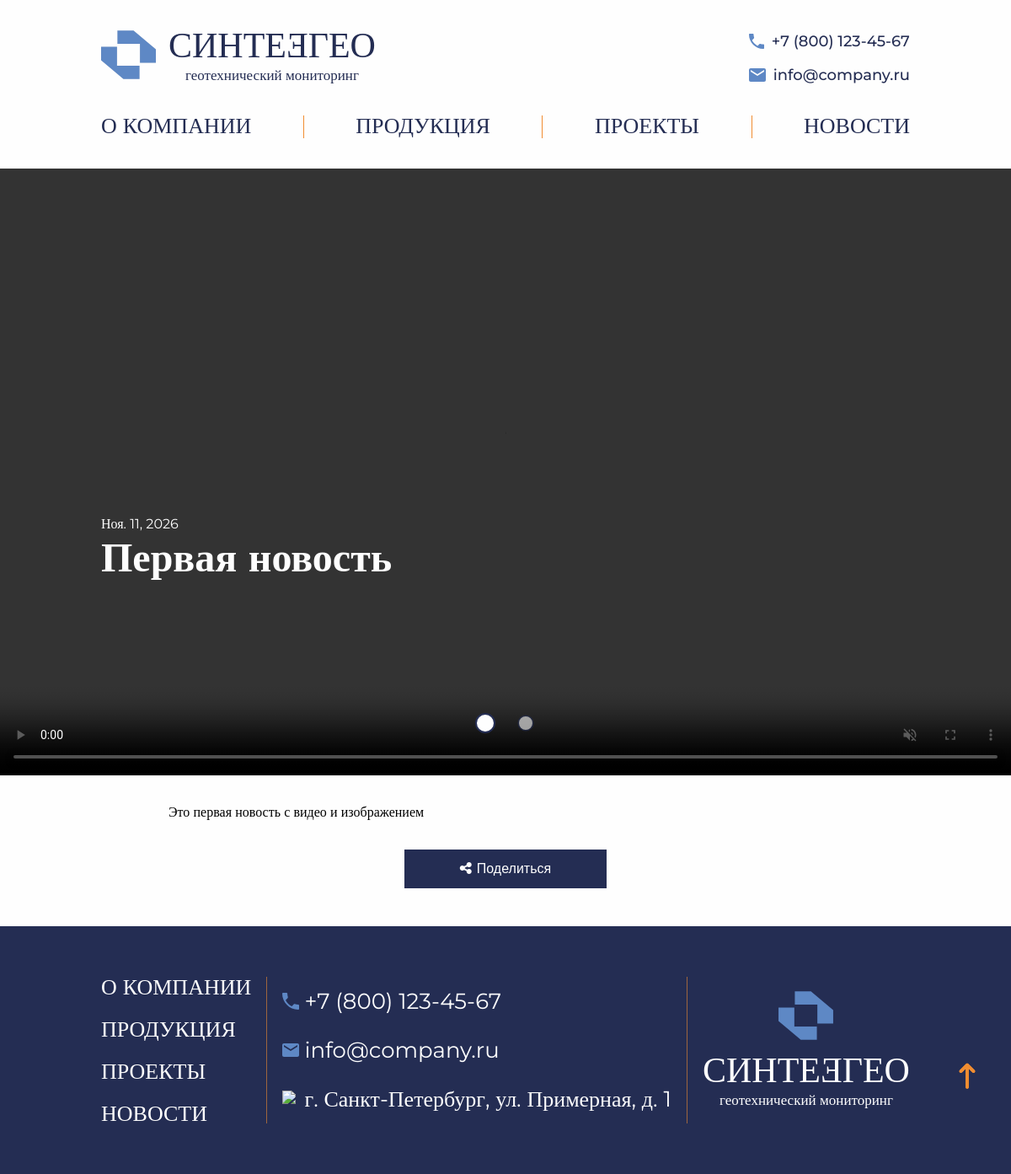
The page /news/1/ on the database its author committed.
### content/models.py (models this page shows, shortened)
class AboutIndex(models.Model):
    phone = models.TextField(verbose_name="Номер телефона")
    email = models.EmailField(verbose_name="Адрес электронной почтой")
    address = models.TextField(default=None, verbose_name="Адрес предприятия")
    slogan = models.TextField(verbose_name="Слоган")
    description_1 = models.TextField(
        verbose_name="Описание 'О компании' для первого блока главной страницы"
    )
    description_2 = models.TextField(
        verbose_name="Описание 'О компании' для второго блока главной страницы"
    )
    class Meta:
        verbose_name = "Наполнение главной страницы"
        verbose_name_plural = "Наполнение главной страницы (должно быть одно)"

class New(models.Model):
    name = models.CharField(max_length=256, verbose_name="Заголовок новости")
    pub_date = models.DateField(
        verbose_name="Дата выхода новости",
        auto_now_add=True,
    )
    text = models.TextField(verbose_name="Текст новости")
    video = models.FileField(
        upload_to="news_videos/",
        null=True,
        blank=True,
        verbose_name="Видео новости",
    )
    class Meta:
        verbose_name = "Новость"
        verbose_name_plural = "Новости"

### api/views.py (the view)
# urls.py: path("news/<int:id>/", new_detail_view, name="news_detail"),
def new_detail_view(request, id):
    article = get_object_or_404(New, id=id)
    images = article.images.all()
    return render(
        request,
        "main/news_detail.html",
        {
            "article": article,
            "images": images,
        },
    )

### api/context_processors.py (called while the page is built)
def about_index_processor(request):
    about_index = AboutIndex.objects.first()
    return {"about_index": about_index}

### templates/main/news_detail.html (shortened to what this page needs)
{% extends 'main/base.html' %}
{% load static %}
{% block content %}
<a href="#top" class="button-up">
    <i class="fas fa-solid fa-arrow-up-long"></i>
</a>
<section class="banner news__banner">
    <div class="news__carousel carousel">
      <div class="news__carousel__cards carousel__cards">
        {% if article.video %}
        <div class="carousel-item news__carousel-item">
            <div class="news__carousel-item__wrapper">
                <div class="news__banner__background">
                    <video controls class="news-content__article-video" autoplay muted loop>
                        <source src="{{ article.video.url }}" type="video/mp4">
                    </video>
                </div>
                <div class="container">
                    <div class="banner__wrapper">
                        <div class="banner__timestamp">{{ article.pub_date }}</div>
                        <div class="banner__title">
                            {{ article.name }}
                        </div>
                    </div>
                </div>
            </div>
        </div>
        {% endif %}
      </div>
      <div class="news__carousel__pagination carousel__pagination carousel__pagination_point">
      </div>
    </div>
  </section>
<section class="news-content">
    <div class="container">
        <div class="news-content__wrapper">
            <div class="news-content__text">
                <p class="news-content__paragraph">{{ article.text }}</p>
            </div>
            <div class="news-content__buttons">
                <button class="button button__accent">
                    <span>
                        <i class="fa-solid fa-share-nodes"></i>
                        Поделиться
                    </span>
                </button>
            </div>
        </div>
    </div>
</section>
{% endblock %}

### templates/includes/header.html (shortened to what this page needs)
{% load static %}
<header class="header">
  <div class="container">
    <div class="header__wrapper">
      <div class="header__main-menu">
        <div class="header__logo">
            <a href="{% url 'index' %}" class="header__logo_link">
            <div class="header__logo__icon">
                <img src="{% static 'main/src/img/logo.svg' %}" alt="Логотип" class="header__logo__img">
            </div>
            <div class="header__logo__text">
              <div class="header__logo__title">синте <span class="rotate-e">e</span> гео</div>
              <div class="header__logo__subtitle">геотехнический мониторинг</div>
            </div>
          </a>
        </div>
        <div class="header__contacts">
            <div class="header__contacts__phone">
                <img src="{% static 'main/src/icon/phone.svg' %}" alt="Телефон" class="header__contacts__phone__icon">
                <a href="tel:{{ about_index.phone }}" class="header__contacts__phone__text">{{ about_index.phone }}</a>
            </div>
            <div class="header__contacts__mail">
                <img src="{% static 'main/src/icon/email.svg' %}" alt="Email" class="header__contacts__mail__icon">
                <a href="mailto:{{ about_index.email }}" class="header__contacts__mail__text">{{ about_index.email }}</a>
            </div>
        </div>
    </div>
    <nav class="header__navbar navbar">
        <ul class="header__navbar__list">
            <a href="{% url 'about' %}" class="header__navbar__list__link">
                <li class="header__navbar__list__item">о компании</li>
            </a>
            <a href="{% url 'products' %}" class="header__navbar__list__link">
                <li class="header__navbar__list__item">продукция</li>
            </a>
            <a href="{% url 'projects' %}" class="header__navbar__list__link">
                <li class="header__navbar__list__item">проекты</li>
            </a>
            <a href="{% url 'news' %}" class="header__navbar__list__link">
                <li class="header__navbar__list__item">новости</li>
            </a>
        </ul>
    </nav>
    </div>
  </div>
</header>

### templates/includes/footer.html (shortened to what this page needs)
{% load static %}
<footer class="footer">
    <div class="container">
        <div class="footer__wrapper">
            <nav class="footer__navbar navbar">
                <ul class="footer__navbar__list">
                    <li><a href="{% url 'about' %}" class="footer__navbar__list__link">О компании</a></li>
                    <li><a href="{% url 'products' %}" class="footer__navbar__list__link">Продукция</a></li>
                    <li><a href="{% url 'projects' %}" class="footer__navbar__list__link">Проекты</a></li>
                    <li><a href="{% url 'news' %}" class="footer__navbar__list__link">Новости</a></li>
                </ul>
            </nav>
            <div class="footer__contacts">
                <div class="footer__contacts__phone">
                    <img src="{% static 'main/src/icon/phone.svg' %}" alt="Телефон" class="footer__contacts__phone__icon">
                    <a href="tel:{{ about_index.phone }}" class="footer__contacts__phone__text">{{ about_index.phone }}</a>
                </div>
                <div class="footer__contacts__mail">
                    <img src="{% static 'main/src/icon/email.svg' %}" alt="Email" class="footer__contacts__mail__icon">
                    <a href="mailto:{{ about_index.email }}" class="footer__contacts__phone__text">{{ about_index.email }}</a>
                </div>
                <div class="footer__contacts__address">
                    <img src="{% static 'main/src/icon/location.png' %}" alt="Адрес" class="footer__contacts__address__icon">
                    <a href="https://yandex.ru/maps/-/CLRBUMMN" target="_blank" class="footer__contacts__phone__text">
                        {{ about_index.address }}
                    </a>
                </div>
            </div>
            <div class=" footer__logo">
                <a href="/" class="footer__logo_link">
                  <div class="footer__logo__icon">
                    <img src="{% static 'main/src/img/logo.svg' %}" alt="Логотип" class="footer__logo__img">
                  </div>
                  <div class="footer__logo__text">
                    <div class="footer__logo__title">синте <span class="rotate-e">e</span> гео</div>
                    <div class="footer__logo__subtitle">геотехнический мониторинг</div>
                  </div>
                </a>
              </div>
        </div>
    </div>
</footer>

### rows shown on the page
AboutIndex: phone "+7 (800) 123-45-67", email "info@company.ru", address "г. Санкт-Петербург, ул. Примерная, д. 1"
New: pub_date "Ноя. 11, 2026", name "Первая новость", text "Это первая новость с видео и изображением"
